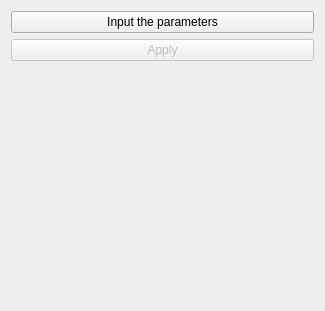
<?xml version="1.0" encoding="UTF-8"?>
<ui version="4.0">
 <class>DipyTools</class>
 <widget class="qMRMLWidget" name="DipyTools">
  <property name="geometry">
   <rect>
    <x>0</x>
    <y>0</y>
    <width>325</width>
    <height>311</height>
   </rect>
  </property>
  <layout class="QVBoxLayout" name="verticalLayout">
   
   <item>
    <widget class="QPushButton" name="inputButton">
     <property name="toolTip">
      <string>Take inputs.</string>
     </property>
     <property name="text">
      <string>Input the parameters</string>
     </property>
    </widget>
   </item>
    
   <item>
    <widget class="QPushButton" name="applyButton">
     <property name="enabled">
      <bool>false</bool>
     </property>
     <property name="toolTip">
      <string>Run the algorithm.</string>
     </property>
     <property name="text">
      <string>Apply</string>
     </property>
    </widget>
   </item>
   <item>
    <spacer name="verticalSpacer">
     <property name="orientation">
      <enum>Qt::Vertical</enum>
     </property>
     <property name="sizeHint" stdset="0">
      <size>
       <width>20</width>
       <height>40</height>
      </size>
     </property>
    </spacer>
   </item>
  </layout>
 </widget>
 <customwidgets>
  <customwidget>
   <class>qMRMLNodeComboBox</class>
   <extends>QWidget</extends>
   <header>qMRMLNodeComboBox.h</header>
  </customwidget>
  <customwidget>
   <class>qMRMLWidget</class>
   <extends>QWidget</extends>
   <header>qMRMLWidget.h</header>
   <container>1</container>
  </customwidget>
  <customwidget>
   <class>ctkCollapsibleButton</class>
   <extends>QWidget</extends>
   <header>ctkCollapsibleButton.h</header>
   <container>1</container>
  </customwidget>
  <customwidget>
   <class>ctkSliderWidget</class>
   <extends>QWidget</extends>
   <header>ctkSliderWidget.h</header>
  </customwidget>
 </customwidgets>
 <resources/>
 <connections>
  <connection>
   <sender>DipyTools</sender>
   <signal>mrmlSceneChanged(vtkMRMLScene*)</signal>
   <receiver>inputSelector</receiver>
   <slot>setMRMLScene(vtkMRMLScene*)</slot>
   <hints>
    <hint type="sourcelabel">
     <x>122</x>
     <y>132</y>
    </hint>
    <hint type="destinationlabel">
     <x>248</x>
     <y>61</y>
    </hint>
   </hints>
  </connection>
  <connection>
   <sender>DipyTools</sender>
   <signal>mrmlSceneChanged(vtkMRMLScene*)</signal>
   <receiver>outputSelector</receiver>
   <slot>setMRMLScene(vtkMRMLScene*)</slot>
   <hints>
    <hint type="sourcelabel">
     <x>82</x>
     <y>135</y>
    </hint>
    <hint type="destinationlabel">
     <x>220</x>
     <y>161</y>
    </hint>
   </hints>
  </connection>
  <connection>
   <sender>DipyTools</sender>
   <signal>mrmlSceneChanged(vtkMRMLScene*)</signal>
   <receiver>invertedOutputSelector</receiver>
   <slot>setMRMLScene(vtkMRMLScene*)</slot>
   <hints>
    <hint type="sourcelabel">
     <x>161</x>
     <y>8</y>
    </hint>
    <hint type="destinationlabel">
     <x>173</x>
     <y>176</y>
    </hint>
   </hints>
  </connection>
 </connections>
</ui>
